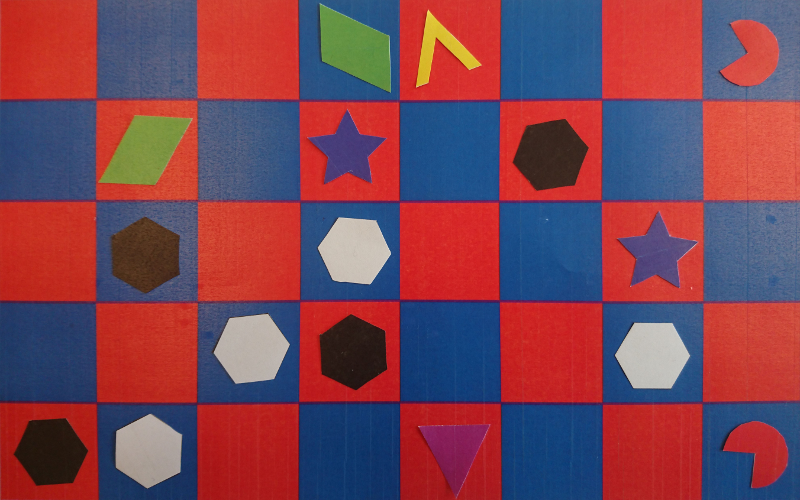
#> input picture images/easy01.png, 800 x 500 px
$ python thresh.py   (older library calls are emulated)
#> lines starting #> are read from the running program, lines starting #| are printed output that depends on the picture; after the words box and inside, x2 and y2 are one past the last pixel; in counts of white or black regions, pixels touching at a corner belong together
import numpy as np
import cv2
from matplotlib import pyplot as plt

# [44 lines left out: functions region_grow, make_image, not called in this run]

def blur_threshold_close(img):
    gray = cv2.cvtColor(img,cv2.COLOR_RGBA2GRAY)
    #blur = cv2.medianBlur(gray, 7)
    blur = cv2.bilateralFilter(gray, 7, 75, 75)
    blur = 255 - blur

    #ret, th2 = cv2.threshold(blur,127,255,cv2.THRESH_BINARY+cv2.THRESH_OTSU)
    th = cv2.adaptiveThreshold(blur, 255,cv2.ADAPTIVE_THRESH_MEAN_C,\
            cv2.THRESH_BINARY_INV, 13,2)
    kernel = np.ones((3,3), np.uint8)
    new = cv2.dilate(th, np.ones((3,3), np.uint8), iterations=0)
    new = cv2.erode(new, np.ones((3,3), np.uint8), iterations=0)
    new = cv2.dilate(new, np.ones((3,3), np.uint8), iterations=0)
    new = cv2.erode(new, np.ones((3,3), np.uint8), iterations=0)

    new = cv2.morphologyEx(new, cv2.MORPH_CLOSE, np.ones((3,3),np.uint8),
            iterations=0)

    return new

def canny_test(img):
    denoised = cv2.fastNlMeansDenoisingColored(img, None, 30, 10, 7, 21)
    #filtered = cv2.bilateralFilter(denoised, 9, 75, 75)
    gray = cv2.cvtColor(denoised, cv2.COLOR_RGB2GRAY)
    th = cv2.adaptiveThreshold(gray, 255, cv2.ADAPTIVE_THRESH_MEAN_C,\
            cv2.THRESH_BINARY_INV, 11, 2)
    th2 = cv2.morphologyEx(th, cv2.MORPH_CLOSE, np.ones((3,3),np.uint8),
            iterations=1)
    result = cv2.Canny(th, 100, 255)
    return th


def testing():
    img = cv2.imread('images/easy01.png')
    img_copy = img.copy()

    # canny
    edges = cv2.Canny(cv2.cvtColor(img, cv2.COLOR_RGB2GRAY), 100, 255)
    edges_copy = edges.copy()

    th = blur_threshold_close(img)
    th_copy = th.copy()

    im2, c, h = cv2.findContours(th_copy, 1, 2)
    #cv2.drawContours(img_copy, c, -1, (0,255,0), 3)

    real_contours = [cnt for cnt in c if 100 < cv2.contourArea(cnt) < 8000]
    cv2.drawContours(img_copy, real_contours, -1, (0, 255, 0), 3)

    for c in real_contours:
        print(cv2.contourArea(c))

    # more testing
    can = canny_test(img)

    out = img
    plt.figure()
    plt.imshow(out, cmap=plt.cm.gray)
    plt.show()

# [46 lines left out: function more_testing, not called in this run]

from queue import Queue as Q
# [43 lines left out: functions region_grow, get_neighbours, grow_testing, not called in this run]


def main():
    #grow_testing()
    #more_testing()
    testing()
#> in testing, img is the input picture: shape (500, 800, 3); mean B, G, R 83.9, 67.9, 124.5
#> in testing, `edges = cv2.Canny(cv2.cvtColor(img, cv2.COLOR_RGB2GRAY), 100, 255)`:
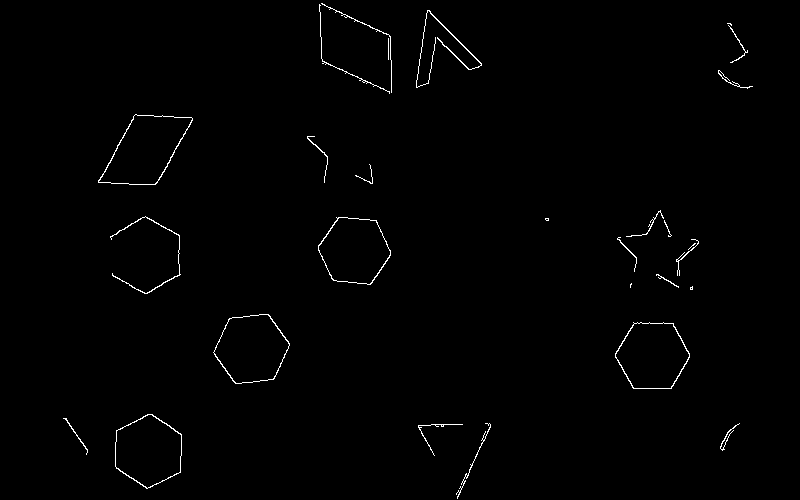
#> edges: shape (500, 800); 0.79% white in thin lines or dots, all inside (x1, y1, x2, y2) = (63, 3, 753, 499)
#> in blur_threshold_close, `gray = cv2.cvtColor(img,cv2.COLOR_RGBA2GRAY)`:
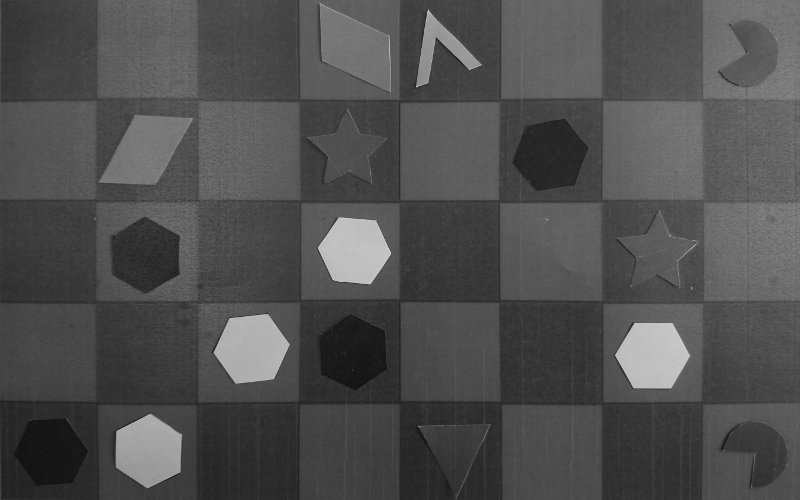
#> gray: shape (500, 800); min 15, max 218, mean 79.2
#> in blur_threshold_close, `blur = 255 - blur`:
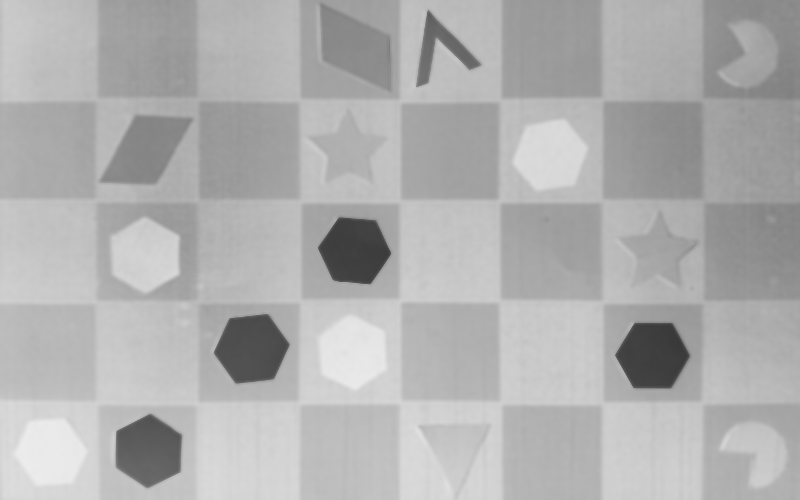
#> blur: shape (500, 800); min 56, max 236, mean 175.8
#> in blur_threshold_close, `th = cv2.adaptiveThreshold(blur, 255,cv2.ADAPTIVE_THRESH_MEAN_C,\ cv2...`:
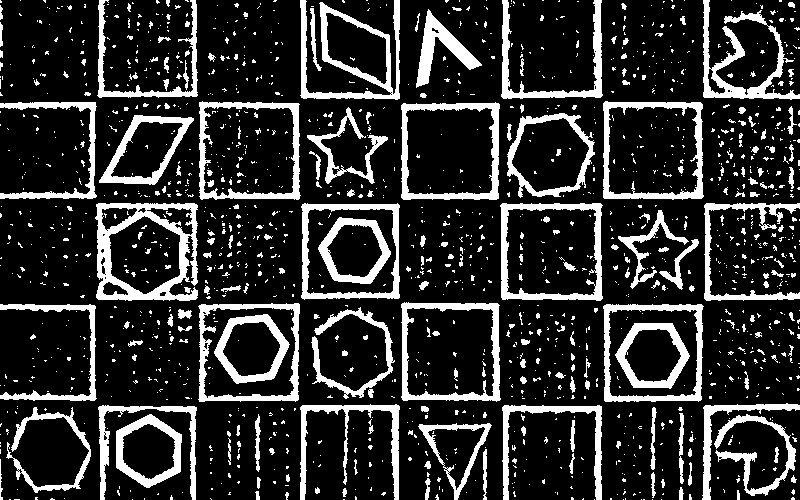
#> th: shape (500, 800); 18.4% white; 1594 white regions (1387 under 20 px)
#> in testing, `im2, c, h = cv2.findContours(th_copy, 1, 2)`: c = 1715 contours, 1579 with area under 20; largest, box (x1, y1, x2, y2) and area: (500, 203, 603, 301) 9462, (198, 303, 300, 402) 9441, (199, 101, 301, 200) 9414, (603, 101, 704, 200) 9368, (401, 302, 501, 402) 9292; h = 1715 rows, first 6: [1, -1, -1, -1], [2, 0, -1, -1], [3, 1, -1, -1], [4, 2, -1, -1], [5, 3, -1, -1], [6, 4, -1, -1]
#> in testing, `real_contours = [cnt for cnt in c if 100 < cv2.contourArea(cnt) < 8000]`: real_contours = 51 contours; largest, box (x1, y1, x2, y2) and area: (201, 307, 297, 399) 7676, (202, 106, 296, 197) 7599, (608, 309, 699, 398) 7517, (607, 106, 699, 196) 7499, (505, 208, 598, 296) 7494
#> in testing, `cv2.drawContours(img_copy, real_contours, -1, (0, 255, 0), 3)`:
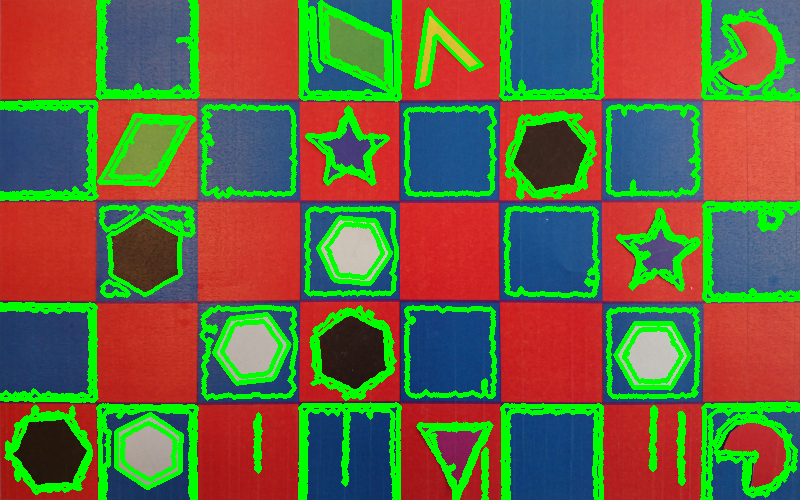
#> img_copy: shape (500, 800, 3); mean B, G, R 63.1, 101.9, 106.8
#> the loop in testing, `for c in real_contours:` made 51 passes
#| 113.0
#| 1758.0
#| 2194.5
#| 2562.5
#| 1182.0
#| 144.0
#| 3553.0
#| 170.0
#> (further printed lines are left out)
#> in canny_test, `th = cv2.adaptiveThreshold(gray, 255, cv2.ADAPTIVE_THRESH_MEAN_C,\ cv2..`: th: shape (500, 800); 13.6% white; 490 white regions (427 under 20 px), largest, box (x1, y1, x2, y2) and area: (96, 100, 198, 200) 3311, (300, 101, 400, 201) 3240, (602, 202, 704, 302) 3212
#> in canny_test, `th2 = cv2.morphologyEx(th, cv2.MORPH_CLOSE, np.ones((3,3),np.uint8), i..`:
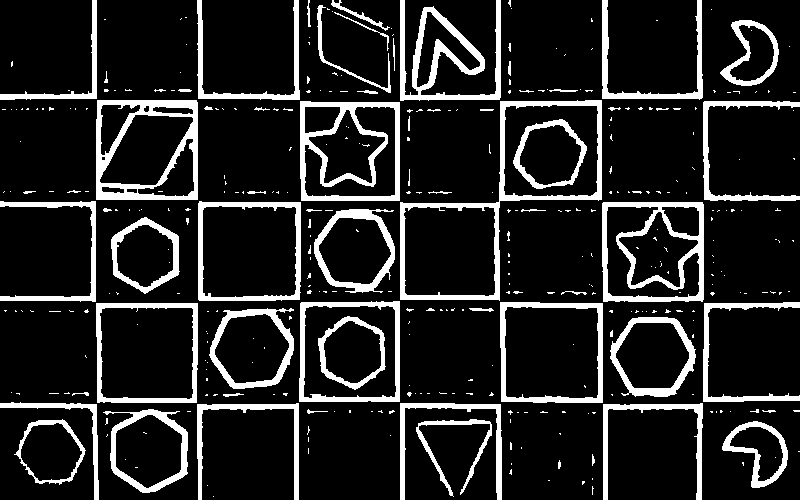
#> th2: shape (500, 800); 14% white; 367 white regions (300 under 20 px), largest, box (x1, y1, x2, y2) and area: (400, 100, 602, 301) 3844, (96, 100, 198, 200) 3538, (602, 202, 704, 302) 3285
#> in canny_test, `result = cv2.Canny(th, 100, 255)`:
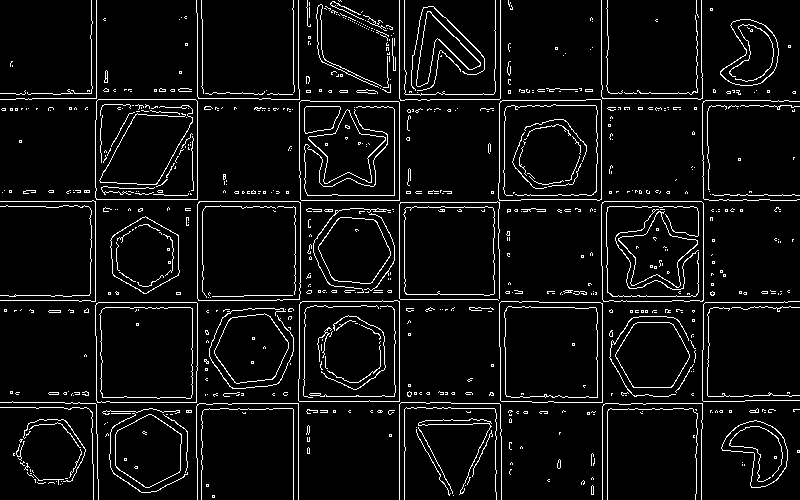
#> result: shape (500, 800); 6.1% white in thin lines or dots
    # [4 lines of commented-out code are left out]


if __name__ == "__main__":
	main()

$ run again, with images/easy02.png copied over images/easy01.png
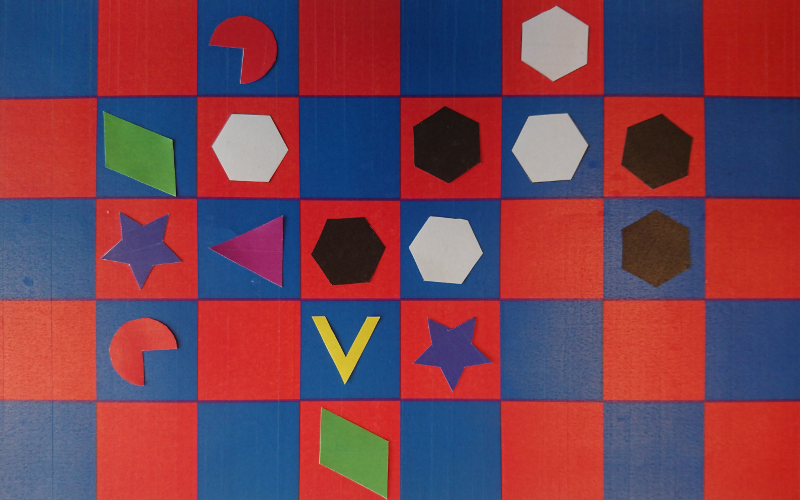
#> input picture images/easy02.png, 800 x 500 px
#> in testing, img is the input picture: shape (500, 800, 3); mean B, G, R 83.5, 65.5, 117.4
#> edges: shape (500, 800); 0.74% white in thin lines or dots, all inside (x1, y1, x2, y2) = (100, 5, 690, 500)
#> in blur_threshold_close, `th = cv2.adaptiveThreshold(blur, 255,cv2.ADAPTIVE_THRESH_MEAN_C,\ cv2...`:
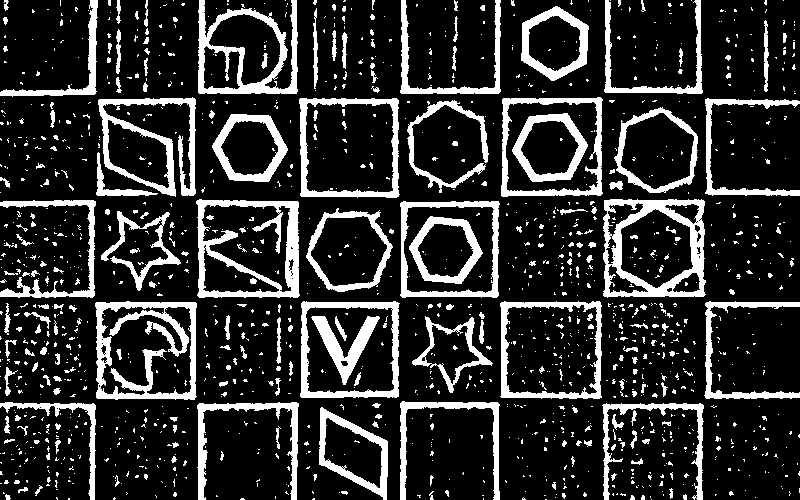
#> th: shape (500, 800); 18.4% white; 1452 white regions (1240 under 20 px)
#> c = 1575 contours, 1444 with area under 20; largest, box (x1, y1, x2, y2) and area: (501, 97, 603, 197) 9556, (196, 199, 300, 298) 9528, (603, 199, 706, 298) 9492, (500, 301, 602, 399) 9456, (299, 98, 400, 198) 9452; h = 1575 rows, first 6: [1, -1, -1, -1], [2, 0, -1, -1], [3, 1, -1, -1], [4, 2, -1, -1], [5, 3, -1, -1], [6, 4, -1, -1]
#> real_contours = 52 contours; largest, box (x1, y1, x2, y2) and area: (505, 101, 599, 192) 7782, (504, 304, 599, 396) 7664, (305, 102, 395, 193) 7596, (403, 205, 495, 294) 7411, (305, 306, 395, 394) 7188
#> the loop in testing, `for c in real_contours:` made 52 passes
#| 2403.5
#| 3813.0
#| 1254.5
#| 1563.0
#| 836.0
#> (further printed lines are left out)
#> th2: shape (500, 800); 14% white; 369 white regions (318 under 20 px), largest, box (x1, y1, x2, y2) and area: (197, 200, 400, 401) 3994, (197, 97, 300, 198) 3591, (95, 198, 198, 299) 3326
#> in canny_test, `result = cv2.Canny(th, 100, 255)`:
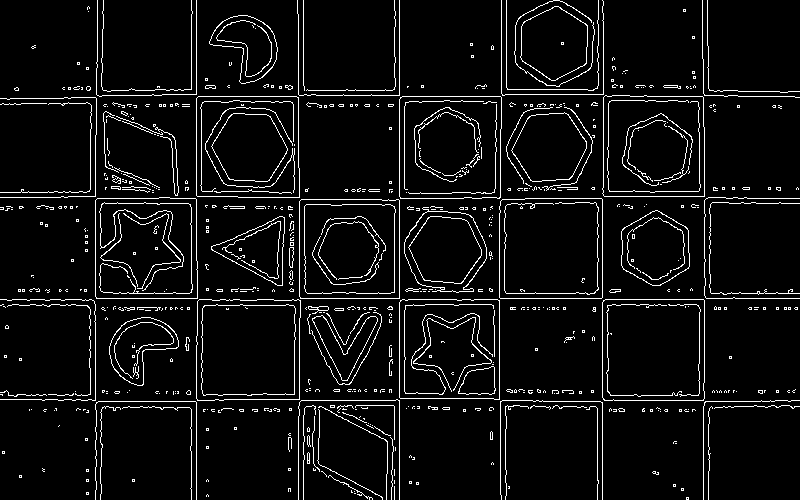
#> result: shape (500, 800); 6% white in thin lines or dots

$ run again, with images/difficult01.png copied over images/easy01.png
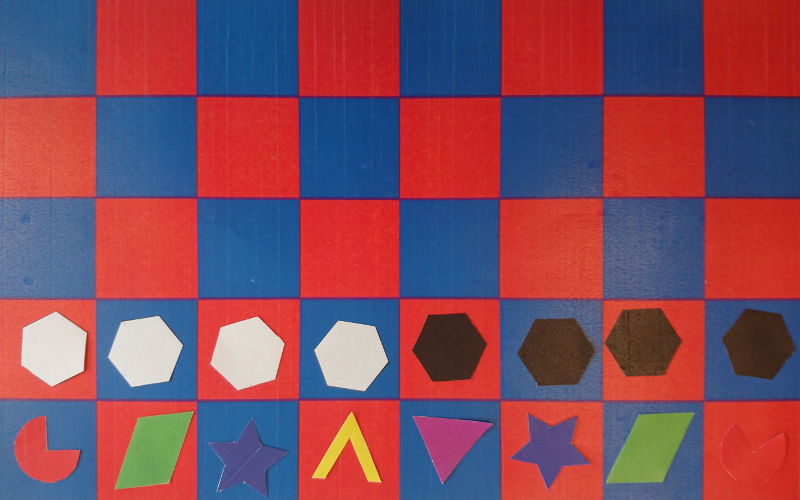
#> input picture images/difficult01.png, 800 x 500 px
#> in testing, img is the input picture: shape (500, 800, 3); mean B, G, R 93.6, 75.6, 130.5
#> edges: shape (500, 800); 0.65% white in thin lines or dots, all inside (x1, y1, x2, y2) = (14, 308, 797, 493)
#> in blur_threshold_close, `th = cv2.adaptiveThreshold(blur, 255,cv2.ADAPTIVE_THRESH_MEAN_C,\ cv2...`:
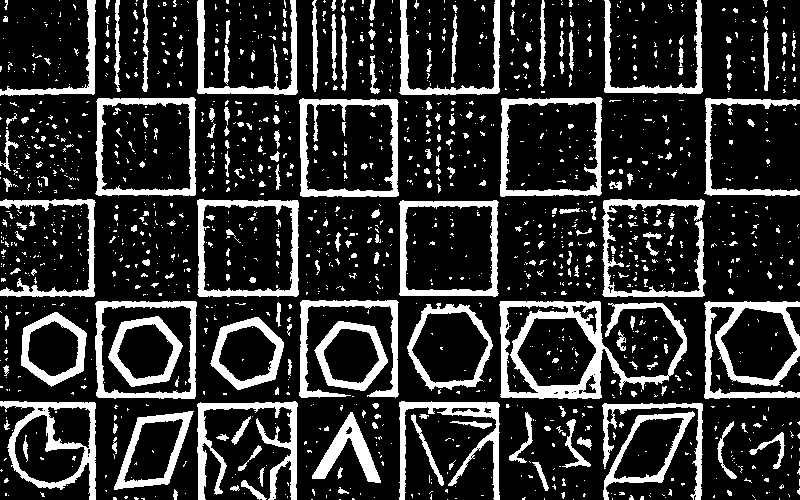
#> th: shape (500, 800); 19.2% white; 1544 white regions (1287 under 20 px)
#> c = 1643 contours, 1478 with area under 20; largest, box (x1, y1, x2, y2) and area: (499, 301, 687, 399) 10748, (500, 97, 603, 197) 9565, (95, 301, 197, 399) 9464, (197, 199, 299, 297) 9430, (95, 97, 196, 196) 9402; h = 1643 rows, first 6: [1, -1, -1, -1], [2, 0, -1, -1], [3, 1, -1, -1], [4, 2, -1, -1], [5, 3, -1, -1], [6, 4, -1, -1]
#> real_contours = 62 contours; largest, box (x1, y1, x2, y2) and area: (505, 101, 599, 192) 7704, (100, 305, 192, 395) 7573, (100, 102, 192, 191) 7514, (202, 204, 294, 292) 7450, (305, 103, 394, 192) 7245
#> the loop in testing, `for c in real_contours:` made 62 passes
#| 116.0
#| 105.0
#| 219.0
#| 195.5
#| 101.0
#> (further printed lines are left out)
#> th2: shape (500, 800); 13.9% white; 464 white regions (393 under 20 px), largest, box (x1, y1, x2, y2) and area: (197, 299, 300, 400) 3828, (298, 400, 399, 500) 3338, (0, 299, 96, 400) 3250
#> in canny_test, `result = cv2.Canny(th, 100, 255)`:
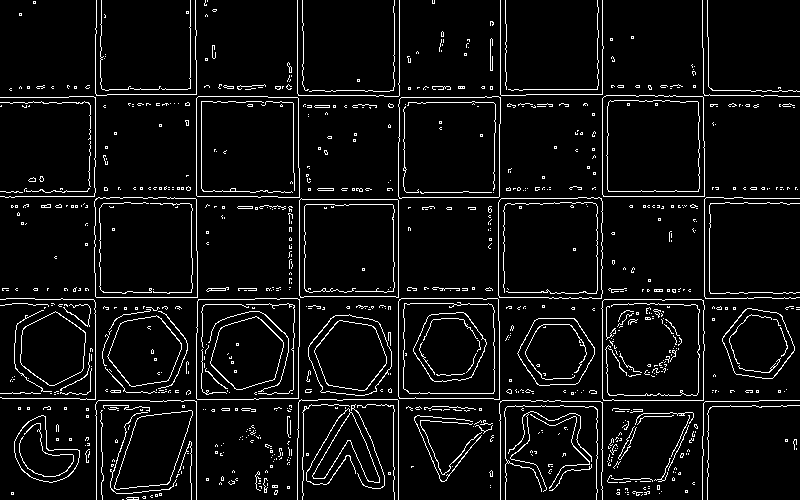
#> result: shape (500, 800); 6% white in thin lines or dots

$ run again, with images/difficult02.png copied over images/easy01.png
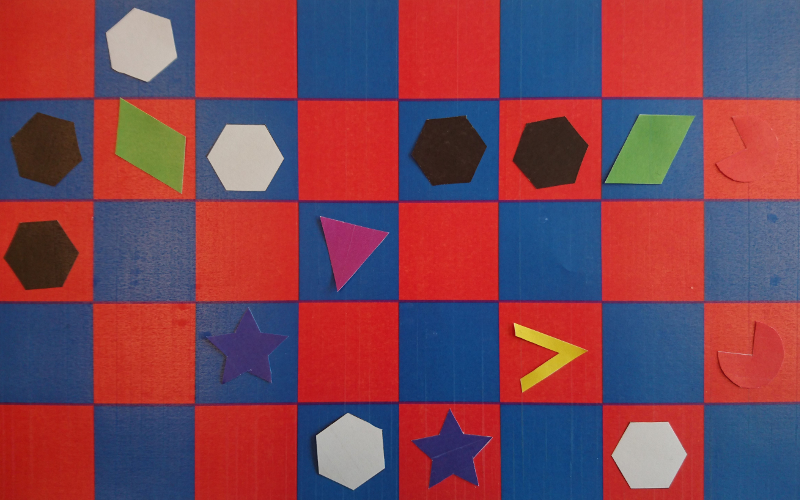
#> input picture images/difficult02.png, 800 x 500 px
#> in testing, img is the input picture: shape (500, 800, 3); mean B, G, R 84.1, 68, 124.2
#> edges: shape (500, 800); 0.78% white in thin lines or dots, all inside (x1, y1, x2, y2) = (10, 8, 752, 490)
#> c = 1709 contours, 1556 with area under 20; largest, box (x1, y1, x2, y2) and area: (196, 303, 299, 403) 9562, (500, 202, 603, 300) 9524, (93, 202, 196, 302) 9505, (603, 304, 705, 403) 9490, (399, 303, 500, 402) 9296; h = 1709 rows, first 6: [1, -1, -1, -1], [2, 0, -1, -1], [3, 1, -1, -1], [4, 2, -1, -1], [5, 3, -1, -1], [6, 4, -1, -1]
#> real_contours = 60 contours; largest, box (x1, y1, x2, y2) and area: (97, 206, 193, 298) 7830, (607, 308, 700, 399) 7638, (504, 207, 597, 295) 7562, (0, 101, 94, 199) 7506, (404, 308, 494, 397) 7335
#> the loop in testing, `for c in real_contours:` made 60 passes
#| 2281.0
#| 2361.5
#| 3659.0
#| 321.0
#| 222.5
#> (further printed lines are left out)
#> th2: shape (500, 800); 13.3% white; 419 white regions (354 under 20 px), largest, box (x1, y1, x2, y2) and area: (499, 302, 603, 403) 3830, (93, 98, 196, 200) 3462, (603, 404, 704, 500) 3143
#> in canny_test, `result = cv2.Canny(th, 100, 255)`:
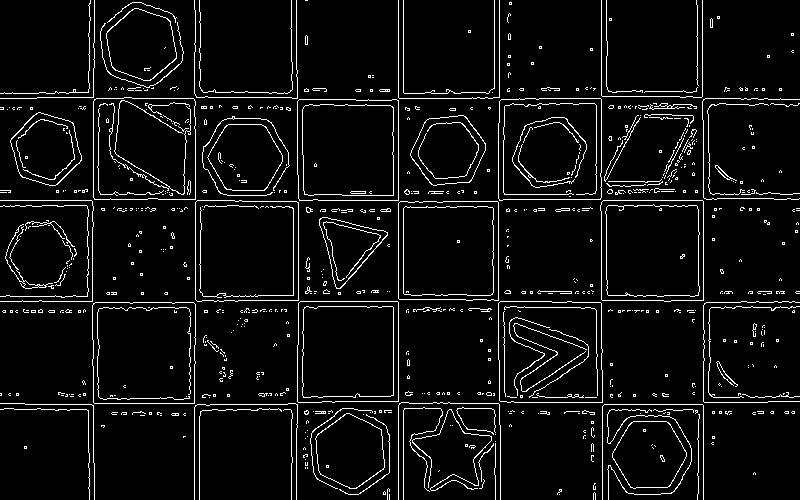
#> result: shape (500, 800); 5.8% white in thin lines or dots
